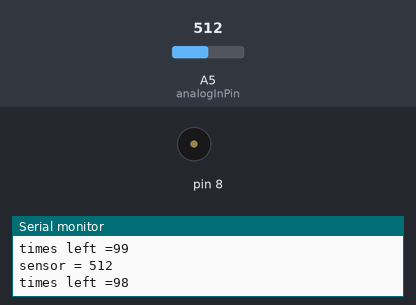
Recording of a sketch running on a simulated Arduino Uno, built with avr-gcc and run on an emulated ATmega328P. Shown: buzzer (waves = sounding), the last lines printed to the serial monitor. The test bench sets the inputs (shaded band); at power-on: A5 (analogInPin) = 512.

Above: at 1.8 s.
1.9 s: A5 (analogInPin) set to 977
5.4 s: A5 (analogInPin) set to 1011
At 5.9 s:
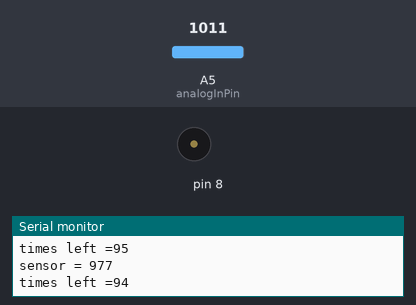
6.9 s: A5 (analogInPin) set to 900
At 10.8 s:
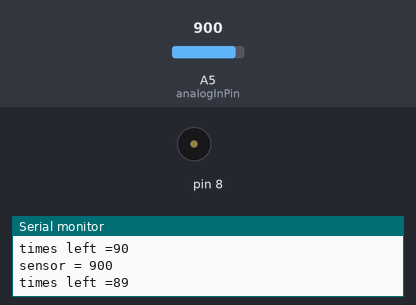
11.0 s: A5 (analogInPin) set to 1023
At 11.5 s:
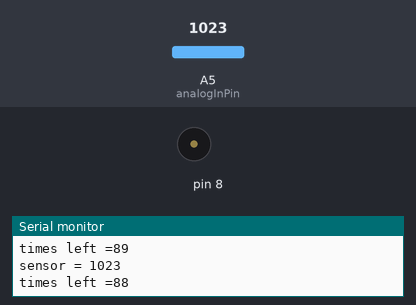
Timing chart, 0 to 13.5 s (numbered marks = the images above; inputs shaded):
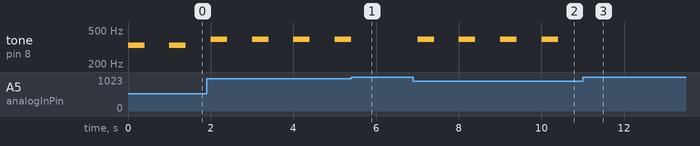

Measured:
- the behaviour switches between 995 and 996 on A5 (analogInPin) (found by bisection; images 0 and 1)
- after the input at 5.4 s, tone on pin 8: goes on until 5.4 s, then stays silent
- after the input at 6.9 s, tone on pin 8: alternates 392 Hz for 0.40 s and silent for 0.60 s, starting after 0.10 s
- after the input at 11.0 s, tone on pin 8: stops changing and stays silent
- by itself, tone on pin 8: alternates 392 Hz for 0.40 s and silent for 0.60 s

The sketch:

main.ino
```cpp
#include "pitches.h"

// pin and value for the photoresistor
int analogInPin = A5;
int sensorValue = 0;

// Loop time
int times = 100;

// notes to play, corresponding to the 7 levels:
int notes[] = { NOTE_A4, NOTE_B4, NOTE_C3, NOTE_D4, NOTE_E4, NOTE_F4, NOTE_G4 };

void setup()
{
	Serial.begin(9600);
	pinMode( analogInPin, INPUT);
}

void loop()
{
	// read value from the pin
	sensorValue = analogRead(analogInPin);

	// play the tone relative to the actual reading
	playTone();

	// decrement the times left
	times--;
	if(times == 0)
		exit(0); // exit if it reaches the 0

	// write value and times on the console
	Serial.print("sensor = " );
	Serial.println(sensorValue);
	Serial.print("times left =");
	Serial.println(times);

	// wait 1 second
	delay(1000);
}

void playTone()
{
	// divide the space in 6 parts
	int step = 1001 / 6;
	for(int i = 0; i < 7; i++)
	{
		// select the note relative to the actual value of the reading
		if(sensorValue < step * i)
		{
			tone(8, notes[i], 400);
			break;
		}
	}
}
```

pitches.h
```cpp
/*************************************************
 * Public Constants
 *************************************************/

#define NOTE_B0  31
#define NOTE_C1  33
#define NOTE_CS1 35
#define NOTE_D1  37
#define NOTE_DS1 39
#define NOTE_E1  41
#define NOTE_F1  44
#define NOTE_FS1 46
#define NOTE_G1  49
#define NOTE_GS1 52
#define NOTE_A1  55
#define NOTE_AS1 58
#define NOTE_B1  62
#define NOTE_C2  65
#define NOTE_CS2 69
#define NOTE_D2  73
#define NOTE_DS2 78
#define NOTE_E2  82
#define NOTE_F2  87
#define NOTE_FS2 93
#define NOTE_G2  98
#define NOTE_GS2 104
#define NOTE_A2  110
#define NOTE_AS2 117
#define NOTE_B2  123
#define NOTE_C3  131
#define NOTE_CS3 139
#define NOTE_D3  147
#define NOTE_DS3 156
#define NOTE_E3  165
#define NOTE_F3  175
#define NOTE_FS3 185
#define NOTE_G3  196
#define NOTE_GS3 208
#define NOTE_A3  220
#define NOTE_AS3 233
#define NOTE_B3  247
#define NOTE_C4  262
#define NOTE_CS4 277
#define NOTE_D4  294
#define NOTE_DS4 311
#define NOTE_E4  330
#define NOTE_F4  349
#define NOTE_FS4 370
#define NOTE_G4  392
#define NOTE_GS4 415
#define NOTE_A4  440
#define NOTE_AS4 466
#define NOTE_B4  494
#define NOTE_C5  523
#define NOTE_CS5 554
#define NOTE_D5  587
#define NOTE_DS5 622
#define NOTE_E5  659
#define NOTE_F5  698
#define NOTE_FS5 740
#define NOTE_G5  784
#define NOTE_GS5 831
#define NOTE_A5  880
#define NOTE_AS5 932
#define NOTE_B5  988
#define NOTE_C6  1047
#define NOTE_CS6 1109
#define NOTE_D6  1175
#define NOTE_DS6 1245
#define NOTE_E6  1319
#define NOTE_F6  1397
#define NOTE_FS6 1480
#define NOTE_G6  1568
#define NOTE_GS6 1661
#define NOTE_A6  1760
#define NOTE_AS6 1865
#define NOTE_B6  1976
#define NOTE_C7  2093
#define NOTE_CS7 2217
#define NOTE_D7  2349
#define NOTE_DS7 2489
#define NOTE_E7  2637
#define NOTE_F7  2794
#define NOTE_FS7 2960
#define NOTE_G7  3136
#define NOTE_GS7 3322
#define NOTE_A7  3520
#define NOTE_AS7 3729
#define NOTE_B7  3951
#define NOTE_C8  4186
#define NOTE_CS8 4435
#define NOTE_D8  4699
#define NOTE_DS8 4978
```
